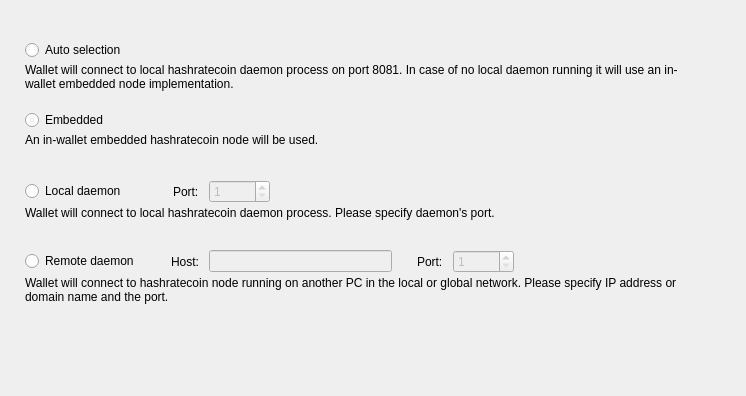
<?xml version="1.0" encoding="UTF-8"?>
<ui version="4.0">
 <class>ConnectionOptionsFrame</class>
 <widget class="QFrame" name="ConnectionOptionsFrame">
  <property name="geometry">
   <rect>
    <x>0</x>
    <y>0</y>
    <width>746</width>
    <height>396</height>
   </rect>
  </property>
  <property name="windowTitle">
   <string>Frame</string>
  </property>
  <property name="frameShape">
   <enum>QFrame::NoFrame</enum>
  </property>
  <property name="frameShadow">
   <enum>QFrame::Raised</enum>
  </property>
  <layout class="QVBoxLayout" name="verticalLayout_5">
   <property name="spacing">
    <number>0</number>
   </property>
   <property name="leftMargin">
    <number>25</number>
   </property>
   <property name="topMargin">
    <number>40</number>
   </property>
   <property name="rightMargin">
    <number>49</number>
   </property>
   <item>
    <widget class="QWidget" name="widget" native="true">
     <property name="sizePolicy">
      <sizepolicy hsizetype="Preferred" vsizetype="Fixed">
       <horstretch>0</horstretch>
       <verstretch>0</verstretch>
      </sizepolicy>
     </property>
     <property name="minimumSize">
      <size>
       <width>0</width>
       <height>70</height>
      </size>
     </property>
     <property name="maximumSize">
      <size>
       <width>16777215</width>
       <height>70</height>
      </size>
     </property>
     <layout class="QVBoxLayout" name="verticalLayout" stretch="0,1">
      <property name="spacing">
       <number>3</number>
      </property>
      <property name="leftMargin">
       <number>0</number>
      </property>
      <property name="topMargin">
       <number>0</number>
      </property>
      <property name="rightMargin">
       <number>0</number>
      </property>
      <property name="bottomMargin">
       <number>0</number>
      </property>
      <item>
       <widget class="QRadioButton" name="m_autoRadio">
        <property name="text">
         <string>Auto selection</string>
        </property>
        <attribute name="buttonGroup">
         <string notr="true">m_connectionButtonGroup</string>
        </attribute>
       </widget>
      </item>
      <item alignment="Qt::AlignTop">
       <widget class="WalletGui::WalletSmallGrayTextLabel" name="m_autoHelperLabel">
        <property name="text">
         <string>Wallet will connect to local hashratecoin daemon process on port 8081. In case of no local daemon running it will use an in-wallet embedded node implementation.</string>
        </property>
        <property name="alignment">
         <set>Qt::AlignLeading|Qt::AlignLeft|Qt::AlignTop</set>
        </property>
        <property name="wordWrap">
         <bool>true</bool>
        </property>
        <property name="indent">
         <number>0</number>
        </property>
       </widget>
      </item>
     </layout>
    </widget>
   </item>
   <item>
    <widget class="QWidget" name="widget_2" native="true">
     <property name="sizePolicy">
      <sizepolicy hsizetype="Preferred" vsizetype="Fixed">
       <horstretch>0</horstretch>
       <verstretch>0</verstretch>
      </sizepolicy>
     </property>
     <property name="minimumSize">
      <size>
       <width>0</width>
       <height>70</height>
      </size>
     </property>
     <property name="maximumSize">
      <size>
       <width>16777215</width>
       <height>70</height>
      </size>
     </property>
     <layout class="QVBoxLayout" name="verticalLayout_2" stretch="0,1">
      <property name="spacing">
       <number>3</number>
      </property>
      <property name="leftMargin">
       <number>0</number>
      </property>
      <property name="topMargin">
       <number>0</number>
      </property>
      <property name="rightMargin">
       <number>0</number>
      </property>
      <property name="bottomMargin">
       <number>0</number>
      </property>
      <item>
       <widget class="QRadioButton" name="m_embeddedRadio">
        <property name="text">
         <string>Embedded</string>
        </property>
        <attribute name="buttonGroup">
         <string notr="true">m_connectionButtonGroup</string>
        </attribute>
       </widget>
      </item>
      <item alignment="Qt::AlignTop">
       <widget class="WalletGui::WalletSmallGrayTextLabel" name="m_embeddedHelperLabel">
        <property name="text">
         <string>An in-wallet embedded hashratecoin node will be used.</string>
        </property>
        <property name="alignment">
         <set>Qt::AlignLeading|Qt::AlignLeft|Qt::AlignTop</set>
        </property>
        <property name="wordWrap">
         <bool>true</bool>
        </property>
        <property name="indent">
         <number>0</number>
        </property>
       </widget>
      </item>
     </layout>
    </widget>
   </item>
   <item>
    <widget class="QWidget" name="widget_3" native="true">
     <property name="sizePolicy">
      <sizepolicy hsizetype="Preferred" vsizetype="Fixed">
       <horstretch>0</horstretch>
       <verstretch>0</verstretch>
      </sizepolicy>
     </property>
     <property name="minimumSize">
      <size>
       <width>0</width>
       <height>70</height>
      </size>
     </property>
     <property name="maximumSize">
      <size>
       <width>16777215</width>
       <height>70</height>
      </size>
     </property>
     <layout class="QVBoxLayout" name="verticalLayout_3" stretch="0,1">
      <property name="spacing">
       <number>3</number>
      </property>
      <property name="leftMargin">
       <number>0</number>
      </property>
      <property name="topMargin">
       <number>0</number>
      </property>
      <property name="rightMargin">
       <number>0</number>
      </property>
      <property name="bottomMargin">
       <number>0</number>
      </property>
      <item>
       <layout class="QHBoxLayout" name="horizontalLayout">
        <property name="spacing">
         <number>10</number>
        </property>
        <item>
         <widget class="QRadioButton" name="m_localRadio">
          <property name="text">
           <string>Local daemon</string>
          </property>
          <attribute name="buttonGroup">
           <string notr="true">m_connectionButtonGroup</string>
          </attribute>
         </widget>
        </item>
        <item>
         <spacer name="horizontalSpacer">
          <property name="orientation">
           <enum>Qt::Horizontal</enum>
          </property>
          <property name="sizeType">
           <enum>QSizePolicy::Fixed</enum>
          </property>
          <property name="sizeHint" stdset="0">
           <size>
            <width>37</width>
            <height>20</height>
           </size>
          </property>
         </spacer>
        </item>
        <item>
         <widget class="QLabel" name="label">
          <property name="text">
           <string>Port:</string>
          </property>
         </widget>
        </item>
        <item alignment="Qt::AlignVCenter">
         <widget class="QSpinBox" name="m_localPortSpin">
          <property name="enabled">
           <bool>false</bool>
          </property>
          <property name="minimum">
           <number>1</number>
          </property>
          <property name="maximum">
           <number>65535</number>
          </property>
          <property name="value">
           <number>1</number>
          </property>
         </widget>
        </item>
        <item>
         <spacer name="horizontalSpacer_2">
          <property name="orientation">
           <enum>Qt::Horizontal</enum>
          </property>
          <property name="sizeHint" stdset="0">
           <size>
            <width>40</width>
            <height>20</height>
           </size>
          </property>
         </spacer>
        </item>
       </layout>
      </item>
      <item alignment="Qt::AlignTop">
       <widget class="WalletGui::WalletSmallGrayTextLabel" name="m_localHelperLabel">
        <property name="text">
         <string>Wallet will connect to local hashratecoin daemon process. Please specify daemon's port.</string>
        </property>
        <property name="alignment">
         <set>Qt::AlignLeading|Qt::AlignLeft|Qt::AlignTop</set>
        </property>
        <property name="wordWrap">
         <bool>true</bool>
        </property>
        <property name="indent">
         <number>0</number>
        </property>
       </widget>
      </item>
     </layout>
    </widget>
   </item>
   <item>
    <widget class="QWidget" name="widget_4" native="true">
     <property name="sizePolicy">
      <sizepolicy hsizetype="Preferred" vsizetype="Fixed">
       <horstretch>0</horstretch>
       <verstretch>0</verstretch>
      </sizepolicy>
     </property>
     <property name="minimumSize">
      <size>
       <width>0</width>
       <height>70</height>
      </size>
     </property>
     <property name="maximumSize">
      <size>
       <width>16777215</width>
       <height>70</height>
      </size>
     </property>
     <layout class="QVBoxLayout" name="verticalLayout_4" stretch="0,1">
      <property name="spacing">
       <number>3</number>
      </property>
      <property name="leftMargin">
       <number>0</number>
      </property>
      <property name="topMargin">
       <number>0</number>
      </property>
      <property name="rightMargin">
       <number>0</number>
      </property>
      <property name="bottomMargin">
       <number>0</number>
      </property>
      <item>
       <layout class="QHBoxLayout" name="horizontalLayout_2">
        <property name="spacing">
         <number>10</number>
        </property>
        <item>
         <widget class="QRadioButton" name="m_remoteRadio">
          <property name="text">
           <string>Remote daemon</string>
          </property>
          <attribute name="buttonGroup">
           <string notr="true">m_connectionButtonGroup</string>
          </attribute>
         </widget>
        </item>
        <item>
         <spacer name="horizontalSpacer_3">
          <property name="orientation">
           <enum>Qt::Horizontal</enum>
          </property>
          <property name="sizeType">
           <enum>QSizePolicy::Fixed</enum>
          </property>
          <property name="sizeHint" stdset="0">
           <size>
            <width>22</width>
            <height>20</height>
           </size>
          </property>
         </spacer>
        </item>
        <item>
         <widget class="QLabel" name="label_2">
          <property name="text">
           <string>Host:</string>
          </property>
         </widget>
        </item>
        <item>
         <widget class="QLineEdit" name="m_remoteHostEdit">
          <property name="enabled">
           <bool>false</bool>
          </property>
         </widget>
        </item>
        <item>
         <spacer name="horizontalSpacer_5">
          <property name="orientation">
           <enum>Qt::Horizontal</enum>
          </property>
          <property name="sizeType">
           <enum>QSizePolicy::Fixed</enum>
          </property>
          <property name="sizeHint" stdset="0">
           <size>
            <width>15</width>
            <height>20</height>
           </size>
          </property>
         </spacer>
        </item>
        <item>
         <widget class="QLabel" name="label_3">
          <property name="text">
           <string>Port:</string>
          </property>
         </widget>
        </item>
        <item alignment="Qt::AlignVCenter">
         <widget class="QSpinBox" name="m_remotePortSpin">
          <property name="enabled">
           <bool>false</bool>
          </property>
          <property name="minimum">
           <number>1</number>
          </property>
          <property name="maximum">
           <number>65535</number>
          </property>
          <property name="value">
           <number>1</number>
          </property>
         </widget>
        </item>
        <item>
         <spacer name="horizontalSpacer_4">
          <property name="orientation">
           <enum>Qt::Horizontal</enum>
          </property>
          <property name="sizeHint" stdset="0">
           <size>
            <width>40</width>
            <height>20</height>
           </size>
          </property>
         </spacer>
        </item>
       </layout>
      </item>
      <item alignment="Qt::AlignTop">
       <widget class="WalletGui::WalletSmallGrayTextLabel" name="m_remoteHelperLabel">
        <property name="text">
         <string>Wallet will connect to hashratecoin node running on another PC in the local or global network. Please specify IP address or domain name and the port.</string>
        </property>
        <property name="alignment">
         <set>Qt::AlignLeading|Qt::AlignLeft|Qt::AlignTop</set>
        </property>
        <property name="wordWrap">
         <bool>true</bool>
        </property>
        <property name="indent">
         <number>0</number>
        </property>
       </widget>
      </item>
     </layout>
    </widget>
   </item>
   <item>
    <spacer name="verticalSpacer">
     <property name="orientation">
      <enum>Qt::Vertical</enum>
     </property>
     <property name="sizeHint" stdset="0">
      <size>
       <width>665</width>
       <height>61</height>
      </size>
     </property>
    </spacer>
   </item>
  </layout>
 </widget>
 <customwidgets>
  <customwidget>
   <class>WalletGui::WalletSmallGrayTextLabel</class>
   <extends>QLabel</extends>
   <header>Gui/Common/WalletTextLabel.h</header>
  </customwidget>
 </customwidgets>
 <resources/>
 <connections>
  <connection>
   <sender>m_remoteHostEdit</sender>
   <signal>textChanged(QString)</signal>
   <receiver>ConnectionOptionsFrame</receiver>
   <slot>remoteHostNameChanged(QString)</slot>
   <hints>
    <hint type="sourcelabel">
     <x>390</x>
     <y>319</y>
    </hint>
    <hint type="destinationlabel">
     <x>372</x>
     <y>197</y>
    </hint>
   </hints>
  </connection>
  <connection>
   <sender>m_connectionButtonGroup</sender>
   <signal>buttonClicked(int)</signal>
   <receiver>ConnectionOptionsFrame</receiver>
   <slot>connectionButtonClicked(int)</slot>
   <hints>
    <hint type="sourcelabel">
     <x>-1</x>
     <y>-1</y>
    </hint>
    <hint type="destinationlabel">
     <x>372</x>
     <y>197</y>
    </hint>
   </hints>
  </connection>
  <connection>
   <sender>m_remoteRadio</sender>
   <signal>toggled(bool)</signal>
   <receiver>m_remoteHostEdit</receiver>
   <slot>setEnabled(bool)</slot>
   <hints>
    <hint type="sourcelabel">
     <x>88</x>
     <y>264</y>
    </hint>
    <hint type="destinationlabel">
     <x>312</x>
     <y>263</y>
    </hint>
   </hints>
  </connection>
  <connection>
   <sender>m_remoteRadio</sender>
   <signal>toggled(bool)</signal>
   <receiver>m_remotePortSpin</receiver>
   <slot>setEnabled(bool)</slot>
   <hints>
    <hint type="sourcelabel">
     <x>88</x>
     <y>264</y>
    </hint>
    <hint type="destinationlabel">
     <x>498</x>
     <y>263</y>
    </hint>
   </hints>
  </connection>
  <connection>
   <sender>m_localRadio</sender>
   <signal>toggled(bool)</signal>
   <receiver>m_localPortSpin</receiver>
   <slot>setEnabled(bool)</slot>
   <hints>
    <hint type="sourcelabel">
     <x>81</x>
     <y>194</y>
    </hint>
    <hint type="destinationlabel">
     <x>270</x>
     <y>193</y>
    </hint>
   </hints>
  </connection>
 </connections>
 <slots>
  <slot>remoteHostNameChanged(QString)</slot>
  <slot>connectionButtonClicked(int)</slot>
 </slots>
 <buttongroups>
  <buttongroup name="m_connectionButtonGroup"/>
 </buttongroups>
</ui>
